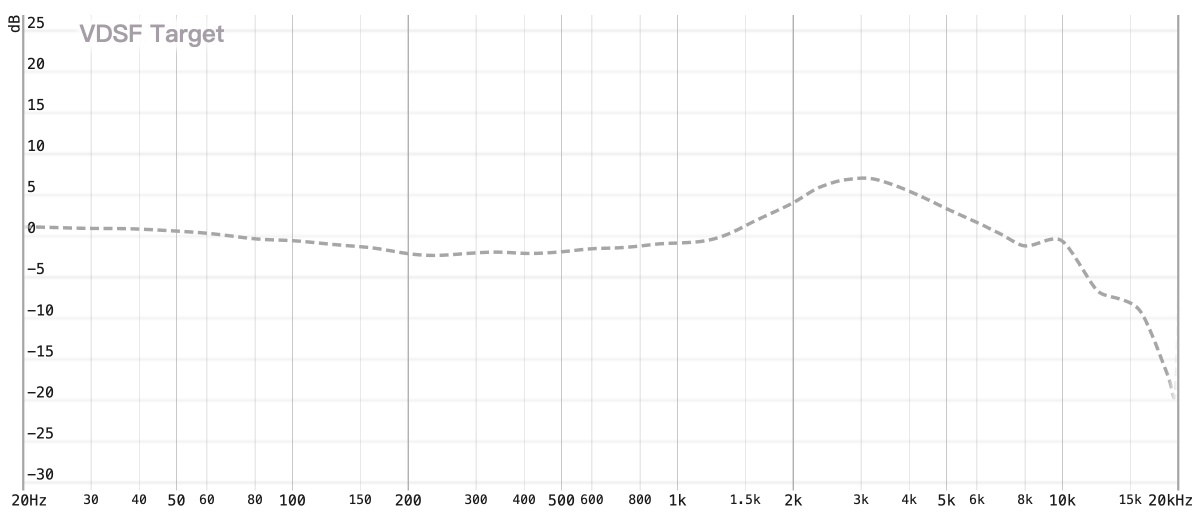
#> input picture Phys-188/Code_clone/test/EQ_compensate/VDSF.png, 2400 x 1038 px, given in place of image1.jpg, which was not available (shown at 1/2 size)
$ jupyter execute merge.ipynb   (older library calls are emulated)
#> lines starting #> are read from the running program, lines starting #| are printed output that depends on the picture; pictures that were not available may be replaced by others from this repository, and a replacement may not be noted
[cell 1]
from PIL import Image
image_ptath1 = 'image1.jpg'
image_path2 = 'image2.png'
def merge_images(image_path1, image_path2, output_path):
    # 打开两张图片
#> called with image_path1 = 'image1.jpg', image_path2 = 'image2.png', output_path = 'output.jpg'
    img1 = Image.open(image_path1)
#> img1 is the input picture: PIL image 2400x1038 RGBA; mean R, G, B, A 251.4, 251.4, 251.4, 255
    img2 = Image.open(image_path2)
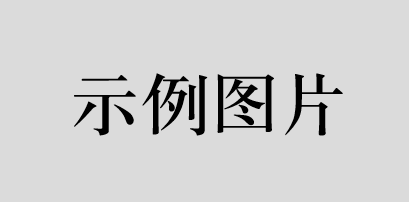
#> input picture Phys-188/Code_clone/test/image/example.png, 409 x 202 px, given in place of image2.png, which was not available
#> img2 is the input picture: PIL image 409x202 RGB; min 0, max 219, mean 207.8

    # 获取两张图片的高度
    height1 = img1.height
#> height1 = 1038
    height2 = img2.height
#> height2 = 202

    # 计算缩放比例，使两张图片的高度相同
    if height1 != height2:
        if height1 > height2:
            scale = height1 / height2
#> scale = 5.14
            new_width = int(img2.width * scale)
#> new_width = 2101
            img2 = img2.resize((new_width, height1), Image.ANTIALIAS)
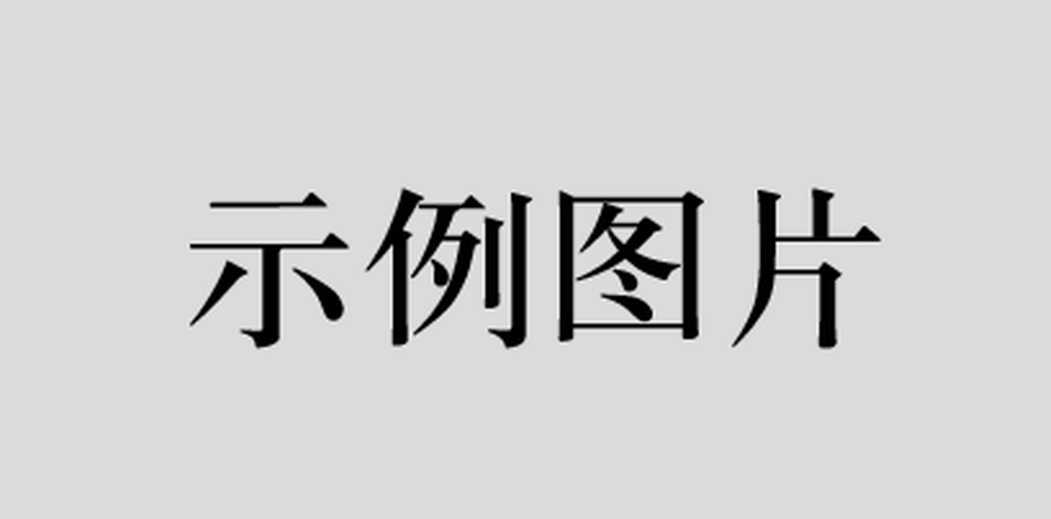
#> img2: PIL image 2101x1038 RGB (shown at 1/2 size); min 0, max 255, mean 207.9
        else:
            scale = height2 / height1
            new_width = int(img1.width * scale)
            img1 = img1.resize((new_width, height2), Image.ANTIALIAS)

    # 拼接两张图片
    total_width = img1.width + img2.width
#> total_width = 4501
    result = Image.new('RGB', (total_width, img1.height))
#> result: PIL image 4501x1038 RGB; every value is 0
    result.paste(img1, (0, 0))
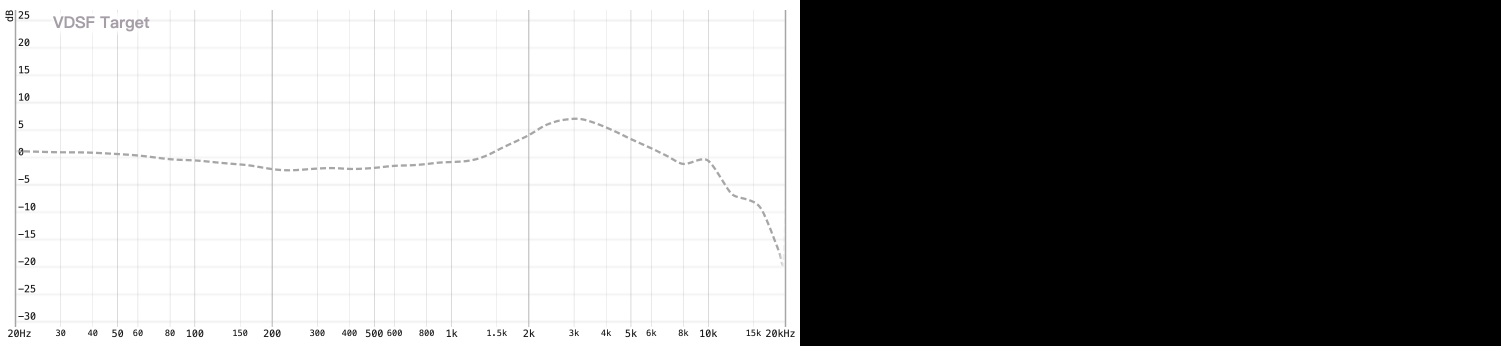
#> result: PIL image 4501x1038 RGB (shown at 1/3 size); mean R, G, B 134.1, 134, 134.1
    result.paste(img2, (img1.width, 0))
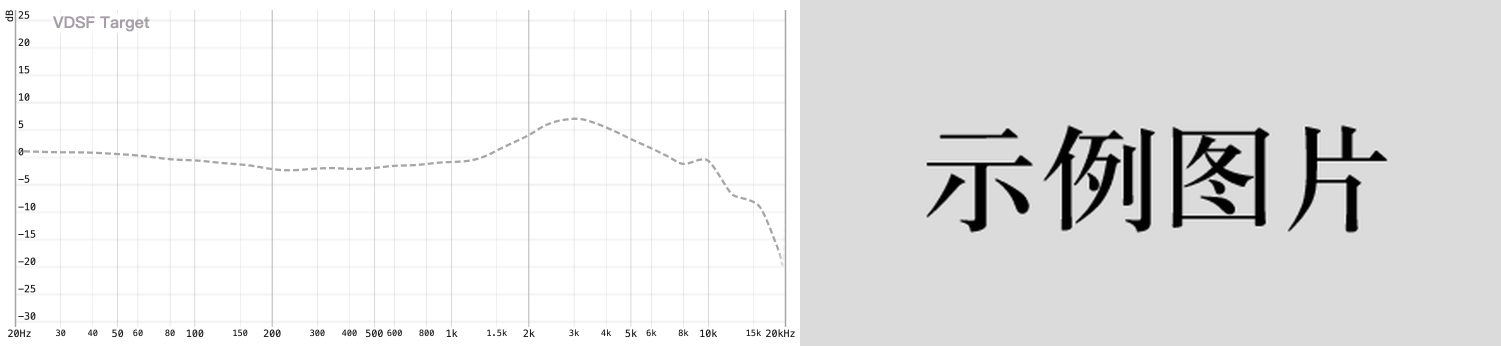
#> result: PIL image 4501x1038 RGB (shown at 1/3 size); mean R, G, B 231.1, 231.1, 231.1

    # 保存结果图片
    result.save(output_path)
    print(f"拼接完成，结果保存到 {output_path}")

# 示例用法
merge_images('image1.jpg', 'image2.png', 'output.jpg')
